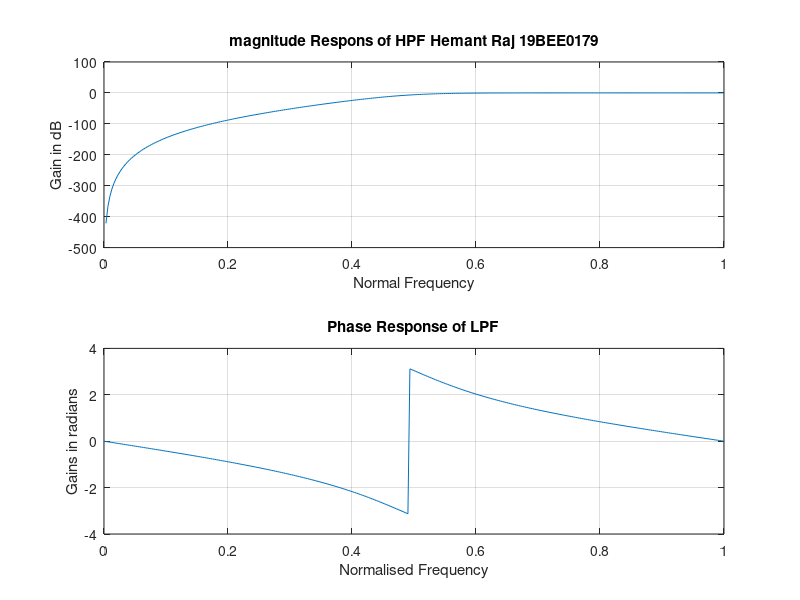

MATLAB code to generate this figure:
clc;
clear all;
close all;
%Design of analog Butterworth filter
alphap=0.4;
alphas=30;
fp=400;
fs=800;
f=2000;
omegap=2*fp/f;
omegas=2*fs/f;

[N wn]=buttord(omegap,omegas,alphap,alphas);
[b a]=butter(N,wn,'high');
w=0:0.01:pi;
[h w]=freqz(b,a,w,'whole');
m=abs(h);
an=angle(h);
subplot(2,1,1);
%Plotting magnitude response

plot(w/pi,20*log(m));
grid;
xlabel('Normal Frequency');
ylabel('Gain in dB');
title('magnitude Respons of HPF Hemant Raj 19BEE0179');
subplot(2,1,2);

%Plotting phase Response
plot(w/pi,an);
grid;
xlabel('Normalised Frequency');
ylabel('Gains in radians');
title('Phase Response of LPF');